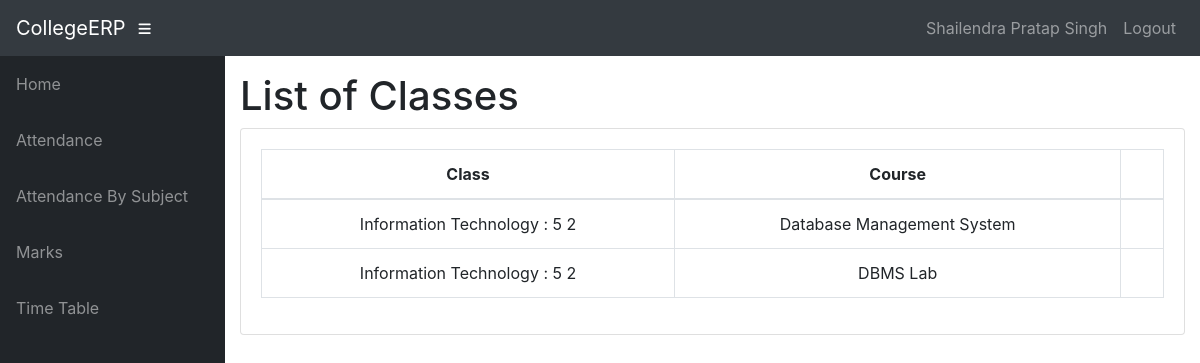
Screenshot of /teacher/t2/42/Classes/ (signed in) with the database file from the repository.
### info/models.py (models this page shows, shortened)
class User(AbstractUser):
    @property
    def is_student(self):
        if hasattr(self, 'student'):
            return True
        return False

class Student(models.Model):
    user = models.OneToOneField(User, on_delete=models.CASCADE, null=True)
    class_id = models.ForeignKey(Class, on_delete=models.CASCADE, default=1)
    USN = models.CharField(primary_key='True', max_length=100)
    name = models.CharField(max_length=200)
    sex = models.CharField(max_length=50, choices=sex_choice, default='Male')
    DOB = models.DateField(default='1998-01-01')

class Assign(models.Model):
    class_id = models.ForeignKey(Class, on_delete=models.CASCADE)
    course = models.ForeignKey(Course, on_delete=models.CASCADE)
    teacher = models.ForeignKey(Teacher, on_delete=models.CASCADE)
    class Meta:
        unique_together = (('course', 'class_id', 'teacher'),)

class Class(models.Model):
    id = models.CharField(primary_key='True', max_length=100)
    dept = models.ForeignKey(Dept, on_delete=models.CASCADE)
    section = models.CharField(max_length=100)
    sem = models.IntegerField()
    class Meta:
        verbose_name_plural = 'classes'
    def __str__(self):
        d = Dept.objects.get(name=self.dept)
        return '%s : %d %s' % (d.name, self.sem, self.section)

class Dept(models.Model):
    id = models.CharField(primary_key='True', max_length=100)
    name = models.CharField(max_length=200)
    def __str__(self):
        return self.name

class Course(models.Model):
    dept = models.ForeignKey(Dept, on_delete=models.CASCADE)
    id = models.CharField(primary_key='True', max_length=50)
    name = models.CharField(max_length=50)
    shortname = models.CharField(max_length=50, default='X')
    def __str__(self):
        return self.name

### info/views.py (the view)
@login_required
def t_clas(request, teacher_id, choice):
    teacher1 = get_object_or_404(Teacher, id=teacher_id)
    return render(request, 'info/t_clas.html', {'teacher1': teacher1, 'choice': choice})

### info/templates/info/t_clas.html (shortened to what this page needs)
{% extends 'info/base.html' %}
{% block content %}
    <h1>List of Classes</h1>
    <div class="card mb-3">
            <div class="card-body">
              <div class="table-responsive">
                <table class="table table-bordered text-center" id="dataTable" width="100%" cellspacing="0">
                  <thead>
                    <tr>
                        <th>Class</th>
                        <th>Course</th>
                        <th></th>
                    </tr>
                  </thead>
                  <tbody>
                    {% for ass in teacher1.assign_set.all %}
                    <tr>
                        <td>{{ ass.class_id }}</td>
                        <td>{{ ass.course }}</td>
                        <td>
                        </td>
                    </tr>
                    {% empty %}
                            <p>teacher has no courses</p>
                    {% endfor %}
                  </tbody>
                </table>
              </div>
    </div>
{% endblock %}

### info/templates/info/base.html (shortened to what this page needs)
<!DOCTYPE html>
<html lang="en">
  <head>
      {% load static %}
    <link href="{% static '/info/bootstrap/vendor/bootstrap/css/bootstrap.min.css' %}" rel="stylesheet">
    <link href="{% static '/info/bootstrap/vendor/fontawesome-free/css/all.min.css' %}" rel="stylesheet" type="text/css">
    <link href="{% static '/info/bootstrap/vendor/datatables/dataTables.bootstrap4.css' %}" rel="stylesheet">
    <link href="{% static '/info/bootstrap/css/sb-admin.css' %}" rel="stylesheet">
  </head>
  <body id="page-top">
    <nav class="navbar navbar-expand navbar-dark bg-dark static-top">
      <a class="navbar-brand mr-1" href="{% url 'index' %}">CollegeERP</a>
      <button class="btn btn-link btn-sm text-white order-1 order-sm-0" id="sidebarToggle" href="#">
        <i class="fas fa-bars"></i>
      </button>
        <div class="collapse navbar-collapse" id="navbarResponsive">
          <ul class="navbar-nav ml-auto">
            <li class="nav-item">
                {% if request.user.is_student %}
                    <a class="nav-link text-capitalize">{{ request.user.student.name }}</a>
                {% elif request.user.is_teacher %}
                    <a class="nav-link text-capitalize">{{ request.user.teacher.name }}</a>
                {% endif %}
            </li>
            <li class="nav-item">
                <a class="nav-link" href="#" data-toggle="modal" data-target="#logoutModal">Logout</a>
            </li>
          </ul>
        </div>
    </nav>
    <div id="wrapper">
      <ul class="sidebar navbar-nav">
            <li class="nav-item">
              <a class="nav-link" href="{% url 'index' %}">
                <span>Home</span>
              </a>
            </li>
        {% if request.user.is_student %}
            <li class="nav-item">
              <a class="nav-link" href="{% url 'attendance' request.user.student.USN %}">
                <span>Attendance</span>
              </a>
            </li>
            <li class="nav-item">
              <a class="nav-link" href="{% url 'attendance' request.user.student.USN %}">
                <span>Attendance By Subject</span>
              </a>
            </li>
            <li class="nav-item">
              <a class="nav-link" href="{% url 'marks_list' request.user.student.USN %}">
                <span>Marks</span>
              </a>
            </li>
              <li class="nav-item">
              <a class="nav-link" href="{% url 'timetable' request.user.student.class_id_id %}">
                <span>Time Table</span>
              </a>
            </li>
        {% endif %}
      </ul>
      <div id="content-wrapper">
        <div class="container-fluid">
            {% block content %}
            {% endblock %}
        </div>
      </div>
    </div>
  </body>
</html>

### rows the page displays
User: user.student.name "Shailendra Pratap Singh"
Assign: class_id "Information Technology : 5 2", course "Database Management System"
Assign: class_id "Information Technology : 5 2", course "DBMS Lab"
